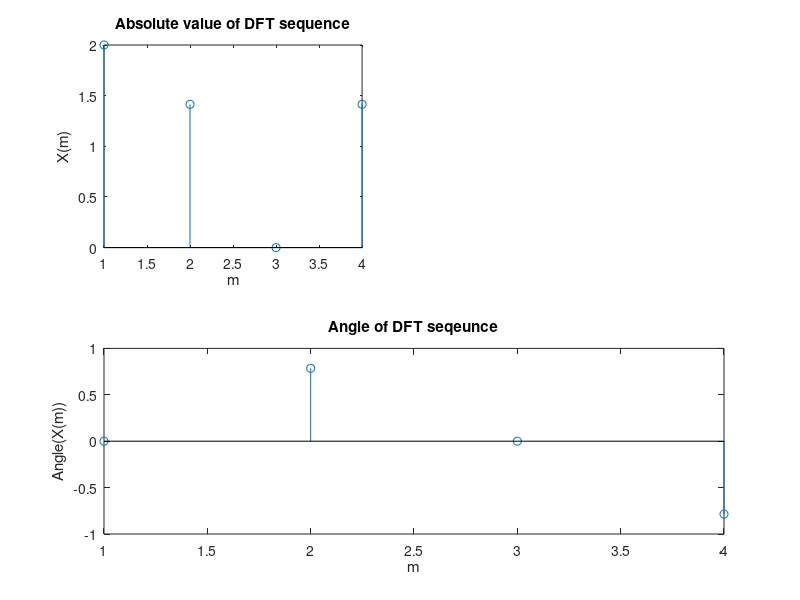

Recreate this plot in MATLAB.
x=[1 0 0 1];
y=fft(x);
subplot(2,2,1);
stem(abs(y));
xlabel('m');
ylabel('X(m)');
title('Absolute value of DFT sequence');
subplot(2,1,2);
stem(angle(y));
xlabel('m');
ylabel('Angle(X(m))');
title('Angle of DFT seqeunce');
